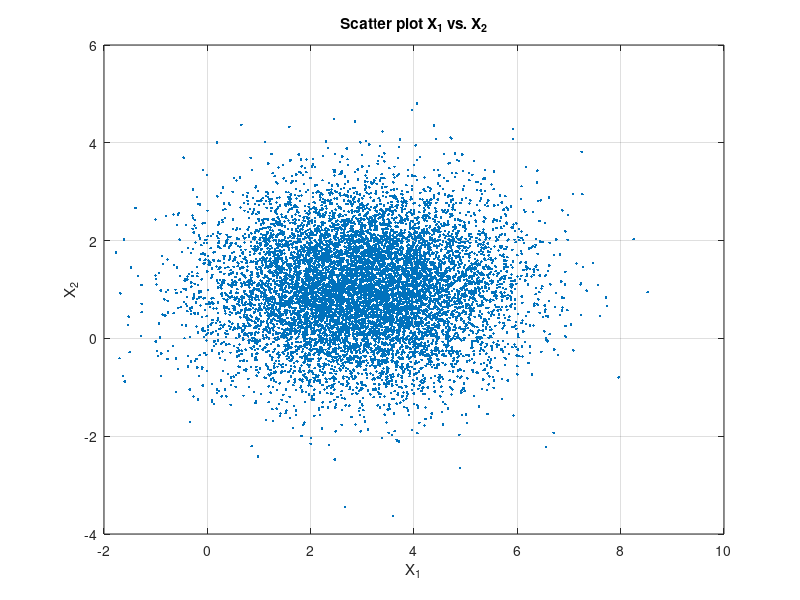
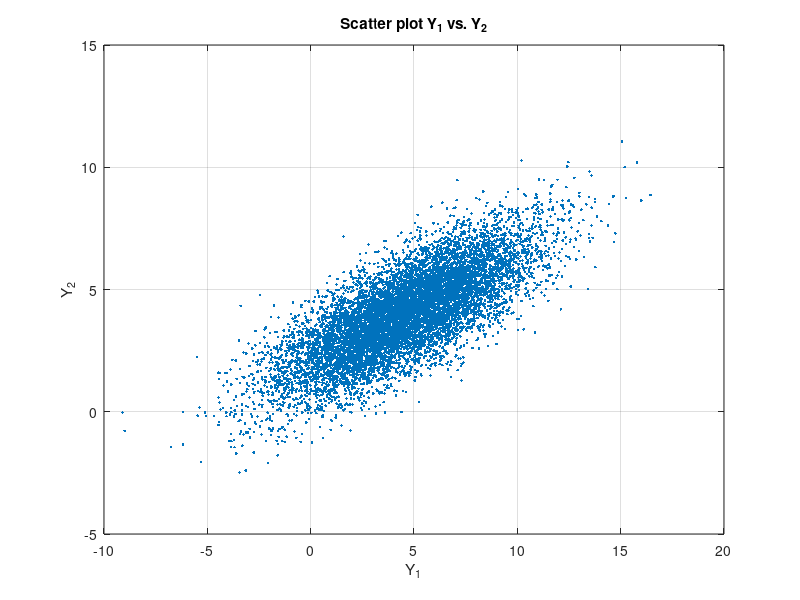

Write the MATLAB code that produced these figures, in order.

clear; clc; 

% EXC 4
% N(3,2) gaussian:
N = 10000; 
X1 = randn(1,N);
X1 = 3 + sqrt(2)*X1; 

% N(1,1) gaussian:
X2 = randn(1,N);
X2 = 1 + X2;

Y1 = 0.5*X1 + 3*X2;
Y2 = X1 + X2; 

%% a) Expression for the joint pdf fX1X2 (x1, x2)?


%% b) mean, cov

mean_1 = mean(X1);
mean_2 = mean(X2);

C = cov(X1, X2);
C2 = corrcoef(X1, X2);
disp(['Mean X1 = ',num2str(mean_1) ])
disp(['Mean X2 = ',num2str(mean_2) ])
disp(['Cov(X1, X2) = ',num2str(C(1,2)) ])
disp(['p(X1, X2) = ',num2str(C2(1,2)) ])

%% c) scatter plot

figure; 

plot(X1, X2, '.');
grid on;
xlabel('X_1');
ylabel('X_2');
title('Scatter plot X_1 vs. X_2');

%% d) repeat a), b) and c) for Y1 and Y2


% b)
mean_1 = mean(Y1);
mean_2 = mean(Y2);

C1 = cov(Y1, Y2);
C22 = corrcoef(Y1, Y2);

disp('_')
disp('Part d)')

disp(['Mean Y1 = ',num2str(mean_1) ])
disp(['Mean Y2 = ',num2str(mean_2) ])
disp(['Cov(Y1, Y2) = ',num2str(C1(1,2)) ])
disp(['p(Y1, Y2) = ',num2str(C22(1,2)) ])

% c) 
figure; 

plot(Y1, Y2, '.');
grid on;
xlabel('Y_1');
ylabel('Y_2');
title('Scatter plot Y_1 vs. Y_2');


%% f)
% int = @(v) (1/sqrt(2*pi)) * exp(-0.5 * v.^2) .* normcdf((4*sqrt(3)/5).*v - sqrt(6)/10);

% int2 = integral(int, -1.1547, -0.5774);


%% g)
event = (Y2 > 2) & (Y2 < 3) & (Y1 > 5);
condition = Y1 > 5;

P_estimate = sum(event) / sum(condition);
